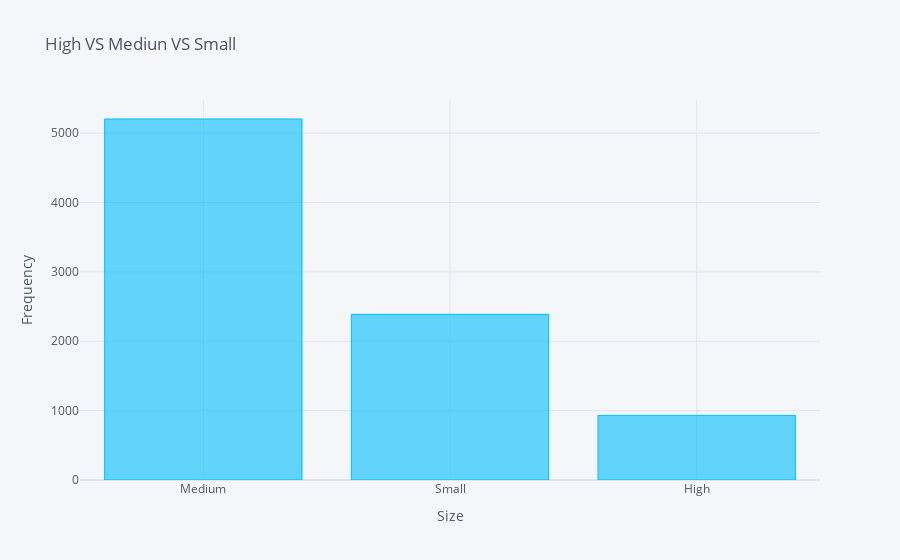

Notebook code for this chart:
### Markdown cell above
#### 4). Dealing with the Missing Values in Categorical type column i.e. 'Outlet_Size'

### Code cell
# Counting the values
count = df_train['Outlet_Size'].value_counts().reset_index()
count.iplot(kind='bar', color='deepskyblue', x='index', y='Outlet_Size', title='High VS Mediun VS Small',
           xTitle='Size', yTitle='Frequency')

### Figure 1 — Plotly figure (JSON) as saved in the notebook; plotly's stock layout.template omitted (floating-point values rounded to 4 significant figures)
{"data": [{"name": "Outlet_Size", "text": "", "y": [5203, 2388, 932], "marker": {"color": "rgba(0, 191, 255, 0.6)", "line": {"color": "rgba(0, 191, 255, 1.0)", "width": 1}}, "x": ["Medium", "Small", "High"], "type": "bar", "orientation": "v"}], "layout": {"title": {"text": "High VS Mediun VS Small", "font": {"color": "#4D5663"}}, "paper_bgcolor": "#F5F6F9", "plot_bgcolor": "#F5F6F9", "yaxis": {"tickfont": {"color": "#4D5663"}, "zerolinecolor": "#E1E5ED", "title": {"text": "Frequency", "font": {"color": "#4D5663"}}, "gridcolor": "#E1E5ED", "showgrid": true}, "xaxis": {"tickfont": {"color": "#4D5663"}, "zerolinecolor": "#E1E5ED", "title": {"text": "Size", "font": {"color": "#4D5663"}}, "gridcolor": "#E1E5ED", "showgrid": true}, "legend": {"bgcolor": "#F5F6F9", "font": {"color": "#4D5663"}}}}
